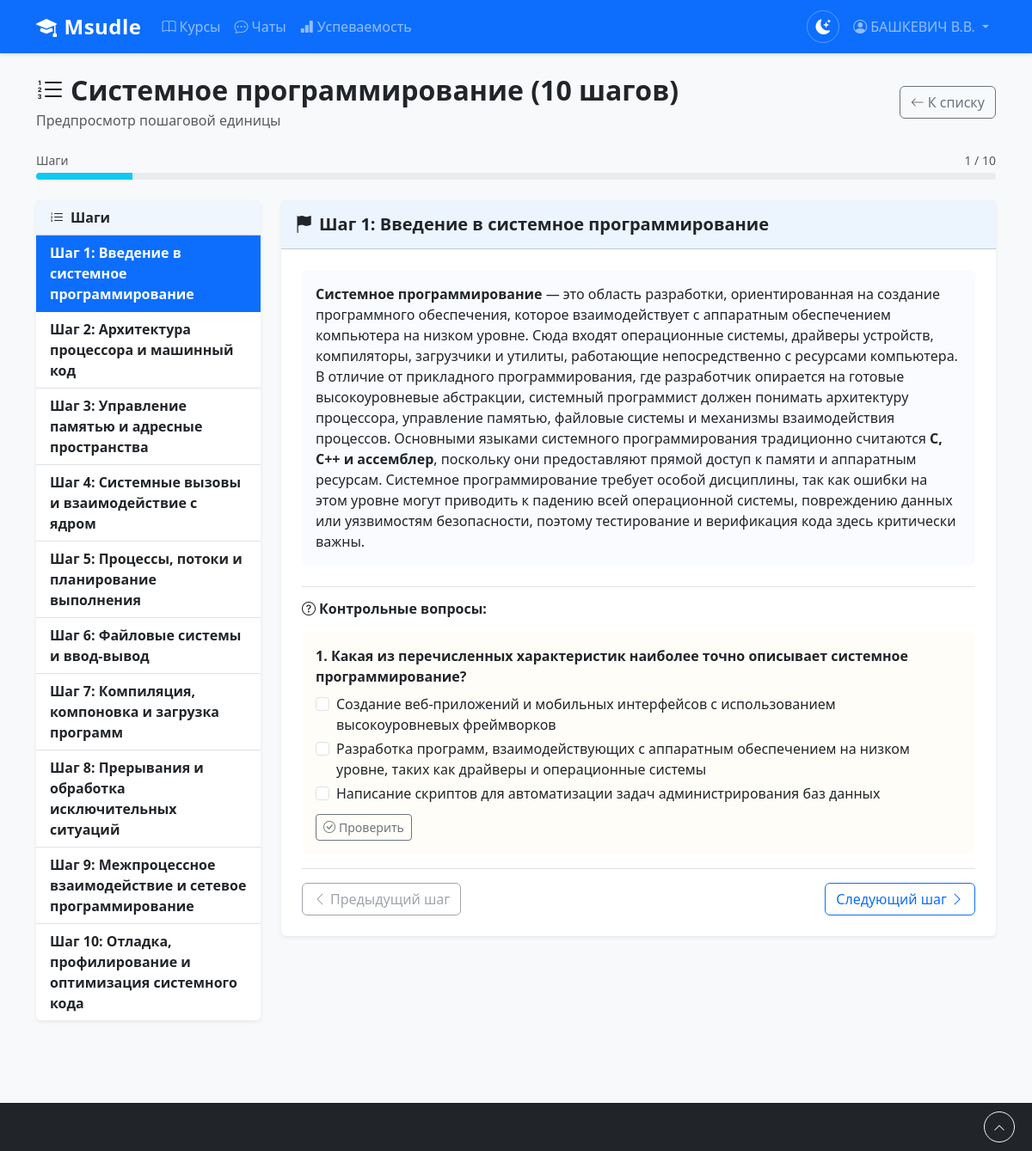
Page /course/step-by-step/4/preview/ (signed in) on the committed database.
### students/models.py (models this page shows, shortened)
class Student(models.Model):
    fio = models.CharField(max_length=300, verbose_name='ФИО')
    group = models.ForeignKey(
        StudentGroup,
        on_delete=models.CASCADE,
        related_name='students',
        verbose_name='Группа',
        null=True,
        blank=True,
    )
    login = models.CharField(
        max_length=100,
        unique=True,
        verbose_name='Логин',
        help_text='Используется для входа в систему',
        default='',
    )
    record_book_number = models.CharField(
        max_length=50,
        blank=True,
        default='',
        verbose_name='Номер зачётной книжки',
        help_text='Необязательное поле',
    )
    password = models.CharField(max_length=128, verbose_name='Пароль (хэш)', default='')
    last_login = models.DateTimeField(null=True, blank=True, verbose_name='Последний вход')
    class Meta:
        verbose_name = 'Студент'
        verbose_name_plural = 'Студенты'
    @property
    def is_authenticated(self):
        return True

### course/models.py (models this page shows, shortened)
class LearningUnit(models.Model):
    CONTENT_TYPE_CHOICES = [
        ('methodical', 'Методическая единица'),
        ('lecture', 'Лекционная единица'),
        ('control', 'Контрольная единица'),
        ('step_by_step', 'Пошаговая единица'),
    ]
    GRADING_TYPE_CHOICES = [
        ('pass_fail', 'Зачтено / не зачтено'),
        ('score_100', 'Баллы'),
    ]
    topic = models.ForeignKey(
        CourseTopic,
        on_delete=models.CASCADE,
        null=True,
        blank=True,
        related_name='units',
        verbose_name='Тема',
    )
    section = models.ForeignKey(
        CourseSection,
        on_delete=models.CASCADE,
        null=True,
        blank=True,
        related_name='direct_units',
        verbose_name='Раздел',
        help_text='Если единица привязана напрямую к разделу без темы',
    )
    title = models.CharField(max_length=300, verbose_name='Название единицы')
    content_type = models.CharField(
        max_length=30,
        choices=CONTENT_TYPE_CHOICES,
        default='file',
        verbose_name='Тип содержимого',
    )
    file = models.FileField(
        upload_to=learning_unit_upload_to,
        null=True,
        blank=True,
        verbose_name='Файл',
        help_text='Загружаемый файл: PDF, DOC, DOCX, JPG и т.д.',
    )
    link = models.CharField(
        max_length=500,
        null=True,
        blank=True,
        verbose_name='Ссылка',
        help_text='Ссылка на внешний ресурс или внутренний модуль',
    )
    order = models.PositiveSmallIntegerField(default=0, verbose_name='Порядок')
    visible = models.BooleanField(
        default=True,
        verbose_name='Видима студентам',
        help_text='Если выключено, единица скрыта от студентов',
    )
    grading_type = models.CharField(
        max_length=20,
        choices=GRADING_TYPE_CHOICES,
        null=True,
        blank=True,
        verbose_name='Тип оценки',
        help_text='Только для контрольных единиц. Укажите способ оценивания.',
    )
    test = models.ForeignKey(
        'testing.Test',
        on_delete=models.SET_NULL,
        null=True,
        blank=True,
        related_name='learning_units',
        verbose_name='Тест',
        help_text='Прикрепить тест для прохождения студентом (только для контрольных единиц).',
    )
    max_score = models.PositiveSmallIntegerField(
        default=10,
        verbose_name='Максимальный балл',
        help_text='Максимальный балл за эту контрольную единицу (по умолчанию 10).',
    )
    is_deleted = models.BooleanField(
        default=False,
        verbose_name='Удалена (софт)',
        help_text='Если включено, единица помечена как удалённая.',
    )
    deleted_at = models.DateTimeField(
        null=True,
        blank=True,
        verbose_name='Дата удаления',
    )
    class Meta:
        verbose_name = 'Единица обучения'
        verbose_name_plural = 'Единицы обучения'
        ordering = ['order', 'id']

class Step(models.Model):
    learning_unit = models.ForeignKey(
        LearningUnit,
        on_delete=models.CASCADE,
        related_name='steps',
        verbose_name='Пошаговая единица',
        limit_choices_to={'content_type': 'step_by_step'},
    )
    title = models.CharField(max_length=300, verbose_name='Название шага')
    content = models.TextField(
        null=True,
        blank=True,
        verbose_name='Материал шага',
        help_text='Текст/материал, излагаемый на данном шаге',
    )
    order = models.PositiveSmallIntegerField(default=0, verbose_name='Порядок')
    class Meta:
        verbose_name = 'Шаг'
        verbose_name_plural = 'Шаги'
        ordering = ['order', 'id']

class StepQuestion(models.Model):
    step = models.ForeignKey(
        Step,
        on_delete=models.CASCADE,
        related_name='questions',
        verbose_name='Шаг',
    )
    text = models.TextField(verbose_name='Текст вопроса')
    order = models.PositiveSmallIntegerField(default=0, verbose_name='Порядок')
    class Meta:
        verbose_name = 'Вопрос шага'
        verbose_name_plural = 'Вопросы шагов'
        ordering = ['order', 'id']

class StepChoice(models.Model):
    question = models.ForeignKey(
        StepQuestion,
        on_delete=models.CASCADE,
        related_name='choices',
        verbose_name='Вопрос шага',
    )
    text = models.CharField(max_length=500, verbose_name='Текст варианта')
    is_correct = models.BooleanField(default=False, verbose_name='Правильный')
    class Meta:
        verbose_name = 'Вариант ответа шага'
        verbose_name_plural = 'Варианты ответов шагов'
        ordering = ['id']

### course/views.py (the view)
# urls.py: path('step-by-step/<int:unit_id>/preview/', views.step_by_step_preview, name='step_by_step_preview'),
@login_required
def step_by_step_preview(request, unit_id):
    unit = get_object_or_404(
        LearningUnit.objects.prefetch_related('steps__questions__choices'),
        id=unit_id, content_type='step_by_step', is_deleted=False
    )
    steps = list(unit.steps.order_by('order'))
    if not steps:
        messages.error(request, 'В пошаговой единице нет шагов.')
        return redirect('course:step_by_step_list')
    try:
        current_index = int(request.GET.get('step', 0))
    except (ValueError, TypeError):
        current_index = 0
    if current_index < 0:
        current_index = 0
    if current_index >= len(steps):
        current_index = len(steps) - 1
    current_step = steps[current_index]
    prev_index = current_index - 1 if current_index > 0 else None
    next_index = current_index + 1 if current_index < len(steps) - 1 else None
    return render(request, 'course/step_by_step_preview.html', {
        'unit': unit,
        'current_step': current_step,
        'steps': steps,
        'current_index': current_index,
        'prev_index': prev_index,
        'next_index': next_index,
    })

### templates/course/step_by_step_preview.html (shortened to what this page needs)
{% extends 'base.html' %}
{% load static %}
{% block content %}
<div class="container py-4">
    <div class="d-flex justify-content-between align-items-center mb-4">
        <div>
            <h2 class="fw-bold mb-1">
                <i class="bi bi-list-ol me-2"></i>{{ unit.title }}
            </h2>
            <p class="text-muted mb-0">Предпросмотр пошаговой единицы</p>
        </div>
        <a href="{% url 'course:step_by_step_list' %}" class="btn btn-outline-secondary">
            <i class="bi bi-arrow-left me-1"></i>К списку
        </a>
    </div>
    <div class="mb-4">
        <div class="d-flex justify-content-between mb-1">
            <small class="text-muted">Шаги</small>
            <small class="text-muted">{{ current_index|add:1 }} / {{ steps|length }}</small>
        </div>
        <div class="progress" style="height: 8px;">
            <div class="progress-bar bg-info" role="progressbar"
                 style="width: {% widthratio current_index|add:1 steps|length 100 %}%;"
                 aria-valuenow="{{ current_index|add:1 }}" aria-valuemin="1" aria-valuemax="{{ steps|length }}"></div>
        </div>
    </div>
    <div class="row">
        <div class="col-md-3 mb-4">
            <div class="card shadow-sm border-0">
                <div class="card-header py-2" style="background-color: rgba(180, 210, 250, 0.2);">
                    <span class="fw-semibold"><i class="bi bi-list-ol me-2"></i>Шаги</span>
                </div>
                <div class="list-group list-group-flush">
                    {% for step in steps %}
                    <a href="?step={{ forloop.counter0 }}"
                       class="list-group-item list-group-item-action d-flex align-items-center py-2
                              {% if forloop.counter0 == current_index %}active{% endif %}">
                        <span class="fw-semibold">Шаг {{ step.order }}: {{ step.title }}</span>
                    </a>
                    {% endfor %}
                </div>
            </div>
        </div>
        <div class="col-md-9">
            <div class="card shadow-sm border-0">
                <div class="card-header py-3" style="background-color: rgba(180, 210, 250, 0.25);">
                    <h5 class="fw-bold mb-0">
                        <i class="bi bi-flag-fill me-2"></i>Шаг {{ current_step.order }}: {{ current_step.title }}
                    </h5>
                </div>
                <div class="card-body p-4">
                    {% if current_step.content %}
                    <div class="mb-4 p-3 rounded-3" style="background-color: rgba(235, 242, 255, 0.3);">
                        {{ current_step.content|safe }}
                    </div>
                    {% else %}
                    <p class="text-muted mb-4">Материал шага отсутствует.</p>
                    {% endif %}
                    {% with questions=current_step.questions.all %}
                    {% if questions %}
                    <div class="border-top pt-3 mb-3">
                        <h6 class="fw-bold mb-3"><i class="bi bi-question-circle me-1"></i>Контрольные вопросы:</h6>
                        {% for question in questions %}
                        <div class="mb-3 p-3 rounded-3" style="background-color: rgba(255, 245, 220, 0.2);">
                            <p class="fw-semibold mb-2">{{ forloop.counter }}. {{ question.text }}</p>
                            {% for choice in question.choices.all %}
                            <div class="form-check mb-1">
                                <input class="form-check-input" type="checkbox" id="pq_{{ question.id }}_{{ choice.id }}">
                                <label class="form-check-label" for="pq_{{ question.id }}_{{ choice.id }}">
                                    {{ choice.text }}
                                </label>
                            </div>
                            {% endfor %}
                            <button type="button" class="btn btn-sm btn-outline-secondary mt-2 check-question-btn"
                                    data-question-id="{{ question.id }}">
                                <i class="bi bi-check-circle me-1"></i>Проверить
                            </button>
                        </div>
                        {% endfor %}
                    </div>
                    {% endif %}
                    {% endwith %}
                    <div class="d-flex justify-content-between border-top pt-3 mt-3">
                        <div>
                            {% if prev_index is not None %}
                            <a href="?step={{ prev_index }}" class="btn btn-outline-primary">
                                <i class="bi bi-chevron-left me-1"></i>Предыдущий шаг
                            </a>
                            {% else %}
                            <span class="btn btn-outline-secondary disabled">
                                <i class="bi bi-chevron-left me-1"></i>Предыдущий шаг
                            </span>
                            {% endif %}
                        </div>
                        <div>
                            {% if next_index is not None %}
                            <a href="?step={{ next_index }}" class="btn btn-outline-primary">
                                Следующий шаг<i class="bi bi-chevron-right ms-1"></i>
                            </a>
                            {% else %}
                            <button type="button" class="btn btn-success" id="finishPreviewBtn">
                                <i class="bi bi-flag-checkered me-1"></i>Завершить
                            </button>
                            {% endif %}
                        </div>
                    </div>
                </div>
            </div>
        </div>
    </div>
</div>
{% endblock %}

### templates/base.html (shortened to what this page needs)
{% load static %}{% load short_name %}
<!DOCTYPE html>
<html lang="ru">
<head>
    <link href="{% static 'css/bootstrap.min.css' %}" rel="stylesheet">
    <link href="{% static 'css/bootstrap-icons.css' %}" rel="stylesheet">
    <link href="{% static 'css/main.css' %}" rel="stylesheet">
</head>
<body>
    <nav class="navbar navbar-expand-lg navbar-dark bg-primary">
        <div class="container">
            <a class="navbar-brand" href="{% url 'index' %}">
                <i class="bi bi-mortarboard-fill me-2"></i>Msudle
            </a>
            <div class="collapse navbar-collapse" id="navbarNav">
                <ul class="navbar-nav me-auto">
                    <li class="nav-item">
                        <a class="nav-link" href="{% url 'dashboard' %}">
                            <i class="bi bi-book me-1"></i>Курсы
                        </a>
                    </li>
                    {% if user.is_authenticated %}
                    <li class="nav-item">
                        <a class="nav-link" href="{% url 'chat:list' %}">
                            <i class="bi bi-chat-dots me-1"></i>Чаты
                        </a>
                    </li>
                    {% endif %}
                    {% if user.is_authenticated and user.fio|default:'' %}
                    <li class="nav-item">
                        <a class="nav-link" href="{% url 'student_home' %}">
                            <i class="bi bi-bar-chart-fill me-1"></i>Успеваемость
                        </a>
                    </li>
                    {% endif %}
                </ul>
                <ul class="navbar-nav">
                    <li class="nav-item d-flex align-items-center">
                        <button class="theme-toggle" id="themeToggle" title="Переключить тему">
                            <i class="bi bi-moon-stars-fill"></i>
                        </button>
                    </li>
                    {% if user.is_authenticated %}
                        {% if user.fio|default:'' %}
                            <li class="nav-item dropdown">
                                <a class="nav-link dropdown-toggle" href="#" id="userDropdown" role="button"
                                   data-bs-toggle="dropdown" aria-expanded="false">
                                    <i class="bi bi-person-circle me-1"></i>{{ user|short_name }}
                                </a>
                            </li>
                        {% endif %}
                    {% endif %}
                </ul>
            </div>
        </div>
    </nav>
    <main>
        {% block content %}{% endblock %}
    </main>
    <footer class="bg-dark text-white py-3 mt-5 position-relative">
        <div class="container text-center">
            <small class="text-muted">&copy; {% now "Y" %} Msudle. Все права защищены.</small>
        </div>
        <button id="btnScrollTop" class="btn btn-outline-light btn-sm position-absolute"
                style="right: 20px; top: 50%; transform: translateY(-50%); border-radius: 50%; width: 36px; height: 36px; display: flex; align-items: center; justify-content: center;"
                title="Наверх">
            <i class="bi bi-chevron-up"></i>
        </button>
    </footer>
</body>
</html>

### rows in the picture
Student: fio "БАШКЕВИЧ В.В."
LearningUnit: title "Системное программирование (10 шагов)"
Step: order "1", title "Введение в системное программирование", content "Системное программирование — это область разработки, ориентированная на создание программного обеспечения, которое взаимодействует с аппаратным обеспечением компьютера на низком уровне. Сюда входят операционные системы, драйверы устройств, компиляторы, загрузчики и утилиты, работающие непосредственно с ресурсами компьютера. В отличие от прикладного программирования, где разработчик опирается на готовые высокоуровневые абстракции, системный программист должен понимать архитектуру процессора, управление памятью, файловые системы и механизмы взаимодействия процессов. Основными языками системного программирования традиционно считаются C, C++ и ассемблер , поскольку они предоставляют прямой…"
Step: order "2", title "Архитектура процессора и машинный код"
Step: order "3", title "Управление памятью и адресные пространства"
Step: order "4", title "Системные вызовы и взаимодействие с ядром"
Step: order "5", title "Процессы, потоки и планирование выполнения"
Step: order "6", title "Файловые системы и ввод-вывод"
Step: order "7", title "Компиляция, компоновка и загрузка программ"
Step: order "8", title "Прерывания и обработка исключительных ситуаций"
Step: order "9", title "Межпроцессное взаимодействие и сетевое программирование"
Step: order "10", title "Отладка, профилирование и оптимизация системного кода"
StepQuestion: text "Какая из перечисленных характеристик наиболее точно описывает системное программирование?"
StepChoice: text "Создание веб-приложений и мобильных интерфейсов с использованием высокоуровневых фреймворков"
StepChoice: text "Разработка программ, взаимодействующих с аппаратным обеспечением на низком уровне, таких как драйверы и операционные системы"
StepChoice: text "Написание скриптов для автоматизации задач администрирования баз данных"

### other values in the picture
{{ current_index|add:1 }} "1"
{{ steps|length }} "10"
